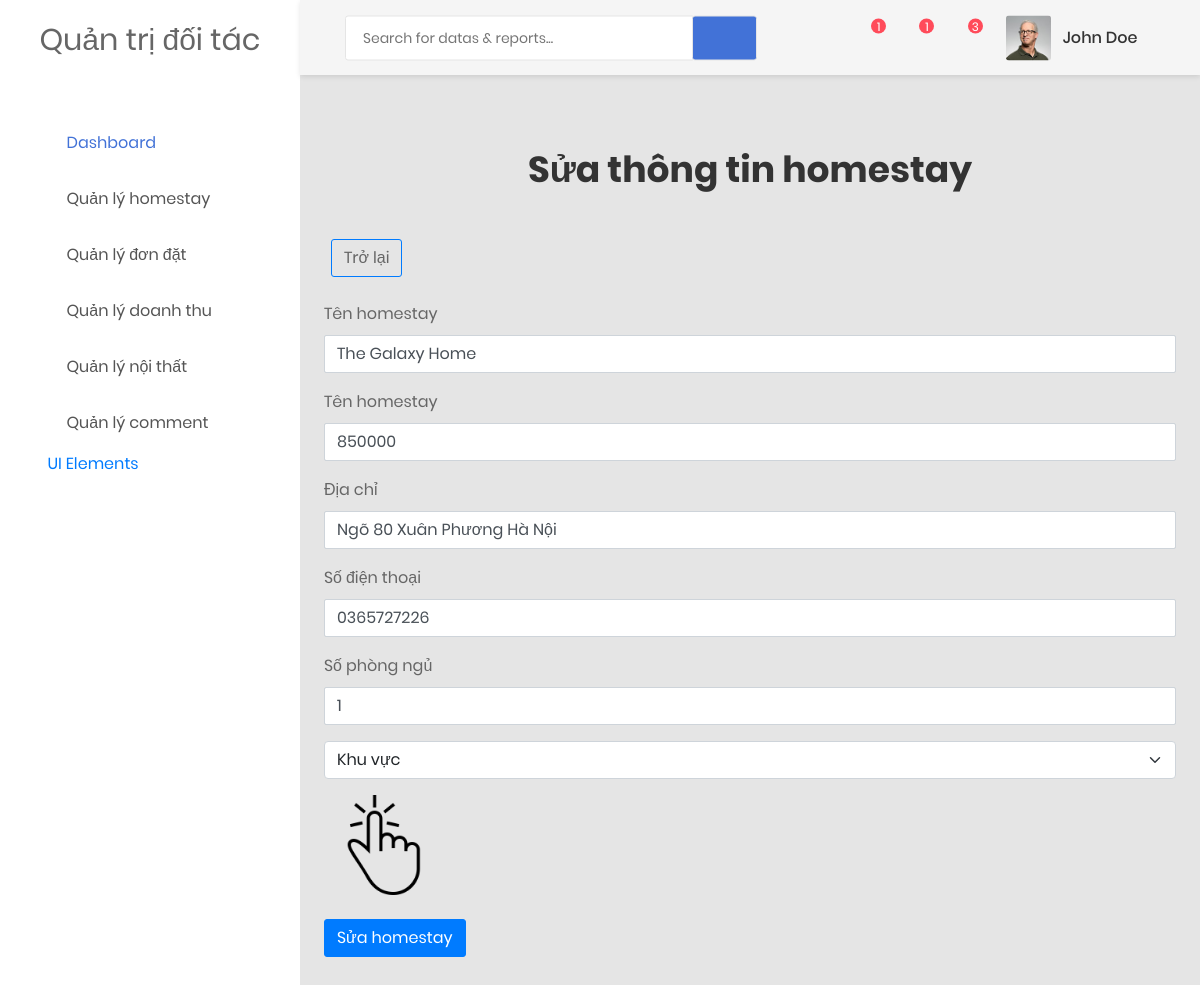
/doitac/ediths.php?id=4, run on the app's committed database.
### tables this page shows
CREATE TABLE `khachsan` (
  `id` int(11) NOT NULL,
  `id_doitac` int(11) NOT NULL,
  `name` text NOT NULL,
  `price` int(11) NOT NULL,
  `address` text NOT NULL,
  `phone` text NOT NULL,
  `love` bit(1) NOT NULL,
  `image` text NOT NULL,
  `sophong` int(11) NOT NULL,
  `id_khuvuc` int(11) NOT NULL,
  `danhgia` text NOT NULL,
  `time` datetime NOT NULL
);

### doitac/ediths.php (the view, shortened to what this page needs)
<?php
include 'header.php';
include 'connect.php';
?>
<h1 class="text-center py-5">Sửa thông tin homestay</h1>
<div class="ms-2">
    <a onclick="history.go(-1)" class="btn btn-outline-primary" style="margin-left: 23px;">Trở lại</a>
</div>
<?php
    if(isset($_GET['id'])){
        $id_hs = $_GET['id'];
        $sql_hs = "SELECT * FROM khachsan where id = '$id_hs'";
        $result_hs = $conn->query($sql_hs);
        if($result_hs->num_rows > 0){
            while($row_hs = $result_hs->fetch_assoc()){
                $name = $row_hs['name'];
                $address = $row_hs['address'];
                $phone = $row_hs['phone'];
                $sophong = $row_hs['sophong'];
                $price = $row_hs['price'];
                $image = $row_hs['image'];
                echo '<form method="post" action="" class="m-4" enctype="multipart/form-data">
                <div class="mb-3">
                    <label for="exampleInputPassword1" class="form-label">Tên homestay</label>
                    <input type="text" value="'.$name.'" name="name" class="form-control" id="exampleInputexampleInputPassword1">
                </div>
                <div class="mb-3">
                    <label for="exampleInputPassword1" class="form-label">Tên homestay</label>
                    <input type="number" min="1" value="'.$price.'" name="price" class="form-control" id="exampleInputexampleInputPassword1">
                </div>
                <div class="mb-3">
                    <label for="exampleInputPassword1" class="form-label">Địa chỉ</label>
                    <input type="text" value="'.$address.'" name="address" class="form-control" id="exampleInputexampleInputPassword1">
                </div>
                <div class="mb-3">
                    <label for="exampleInputPassword1" class="form-label">Số điện thoại</label>
                    <input type="tel" value="'.$phone.'" pattern="[0-9]{3}[0-9]{3}[0-9]{4}" name="phone" class="form-control" id="exampleInputexampleInputPassword1">
                </div>
                <div class="mb-3">
                    <label for="exampleInputPassword1" class="form-label">Số phòng ngủ</label>
                    <input type="number" min="1" value="'.$sophong.'" name="sophong" class="form-control" id="exampleInputexampleInputPassword1">
                </div>
                <div class="mb-3">
                    <select class="form-select" name="khuvuc" aria-label="Default select example">
                        <option selected>Khu vực</option>';
                    echo '</select>
                </div>
                <div class="mb-3">
                    <img src="../public/image/homestay/'.$image.'" alt="" width="100px" >
                    <img src="https://img.icons8.com/plasticine/2x/arrow.png" alt="">
                    <label for="imgInp">
                        <img class="" width="100px" src="../public/image/taixuong.png" alt="" id="blah">
                    </label>
                    <input type="file" accept=".png, .jpg, .jpeg" name="image" id="imgInp" hidden>
                </div>
                <button type="submit" class="btn btn-primary" name="submit_edit_hs">Sửa homestay</button>
            </form>';
            }
        }
    }
?>
<?php
include 'footer.php';
?>

### data on the page
khachsan: name "The Galaxy Home", price "850000", address "Ngõ 80 Xuân Phương Hà Nội", phone "0365727226", sophong "1"
